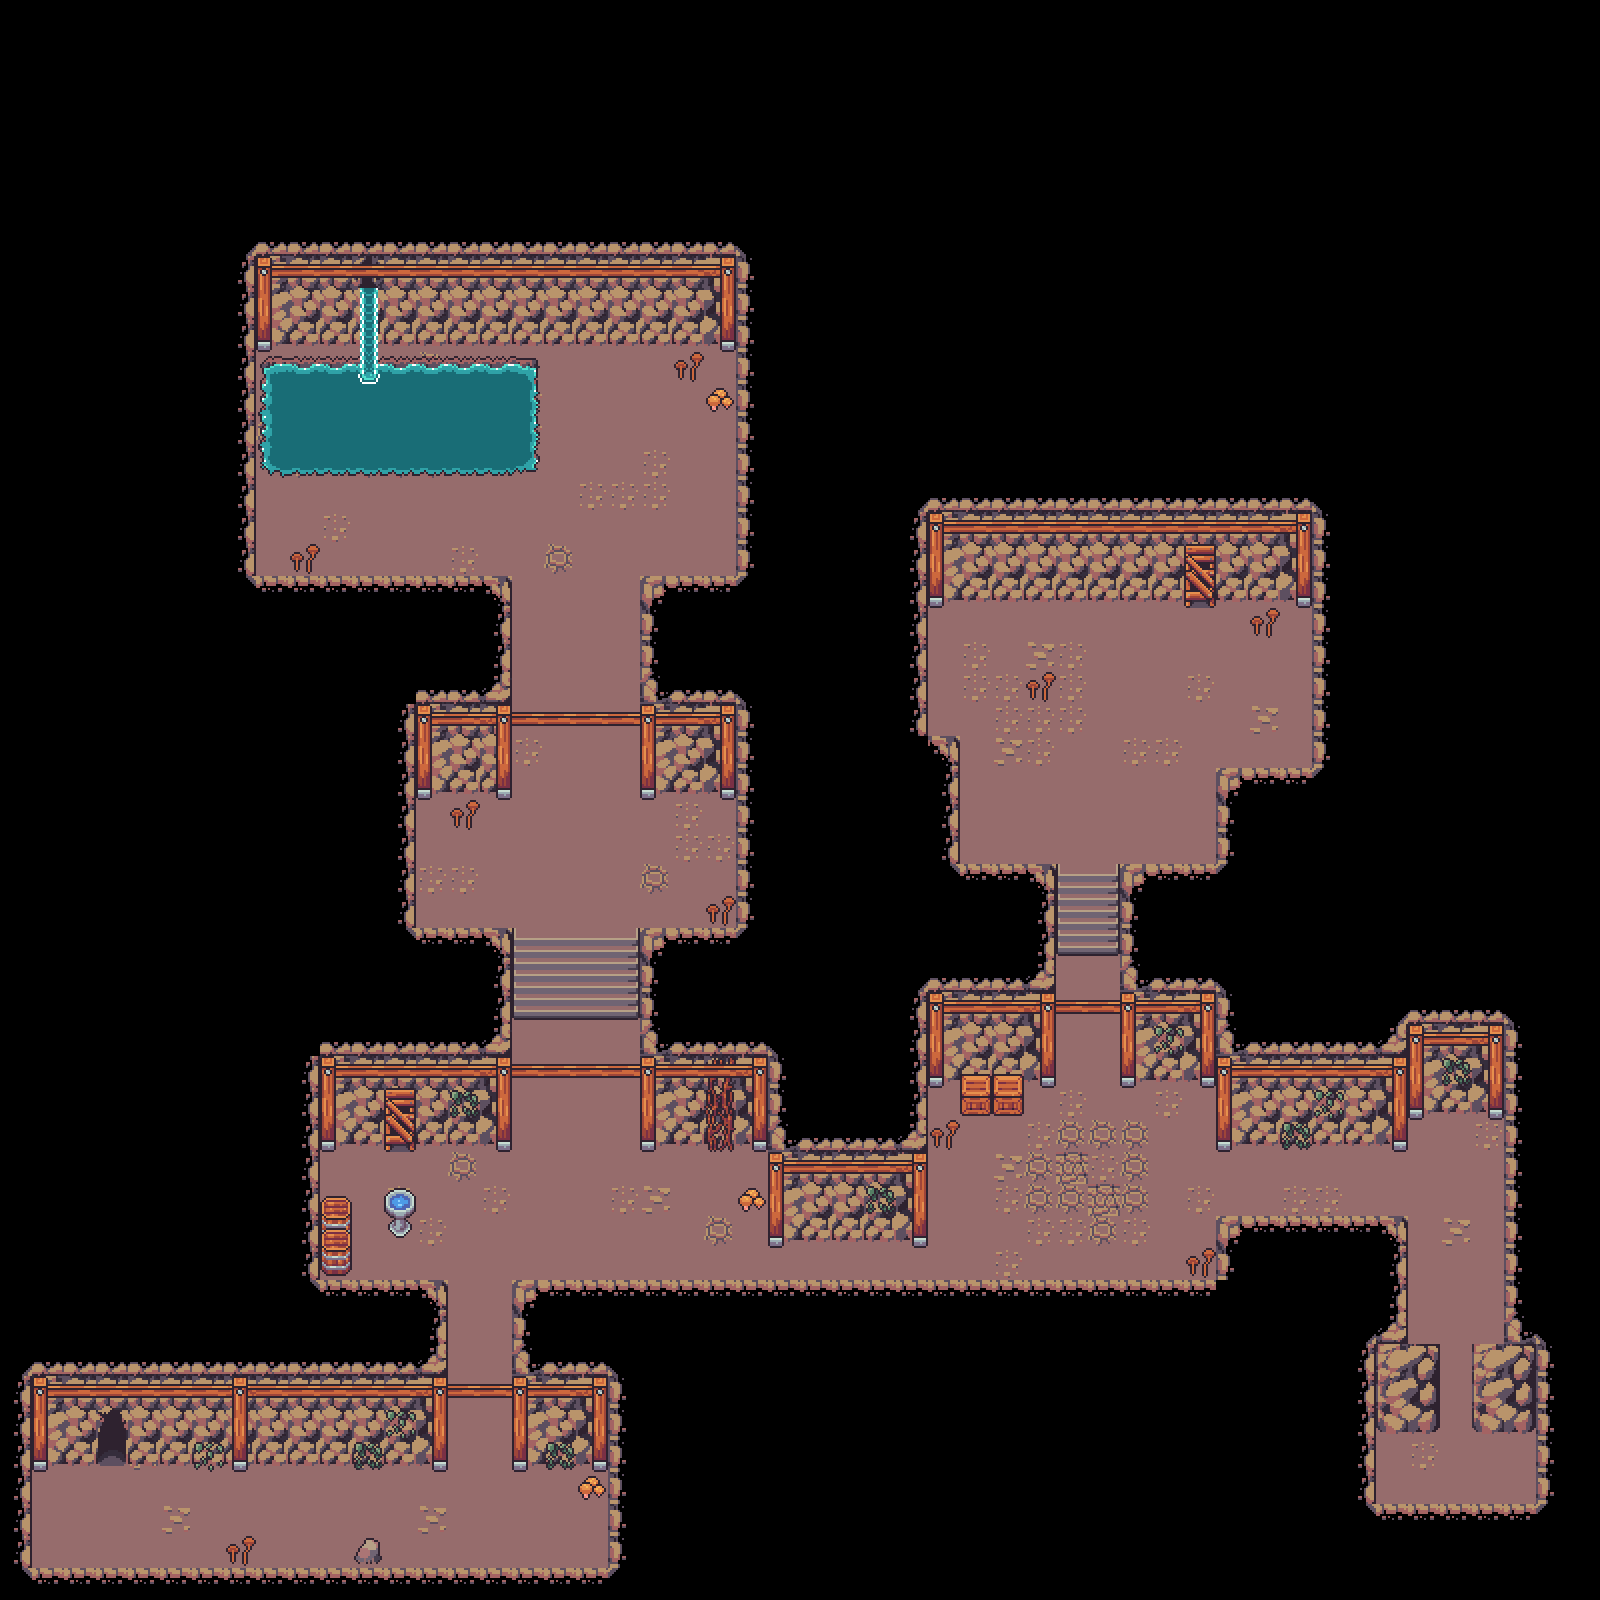

Tiled map render using the project's own tile images. Description and the map definition, with tile-layer contents summarised, below:
An orthogonal 50x50 tile map with 32x32 px tiles, 6 tile layers (Ground 1, Ground 2, Ground Deco, Walls/Water, ...), 2 tilesets.

<map version="1.8" tiledversion="1.8.2" orientation="orthogonal" renderorder="right-down" width="50" height="50" tilewidth="32" tileheight="32" infinite="0" nextlayerid="7" nextobjectid="1">
 <tileset firstgid="1" source="tsx files/Raven - Miner's Cave.tsx" />
 <tileset firstgid="755" source="tsx files/Raven - Interiors.tsx" />
 <layer id="1" name="Ground 1" width="50" height="50">
  <data>[2500 cells, 622 non-empty, 7 distinct tile ids]</data>
 </layer>
 <layer id="2" name="Ground 2" width="50" height="50">
  <data>[2500 cells, 19 non-empty, 10 distinct tile ids]</data>
 </layer>
 <layer id="3" name="Ground Deco" width="50" height="50">
  <data>[2500 cells, 12 non-empty, 2 distinct tile ids]</data>
 </layer>
 <layer id="4" name="Walls/Water" width="50" height="50">
  <data>[2500 cells, 532 non-empty, 28 distinct tile ids]</data>
 </layer>
 <layer id="5" name="Props" width="50" height="50">
  <data>[2500 cells, 226 non-empty, 39 distinct tile ids]</data>
 </layer>
 <layer id="6" name="Props - Above Player" width="50" height="50">
  <data>[2500 cells, 17 non-empty, 3 distinct tile ids]</data>
 </layer>
</map>
